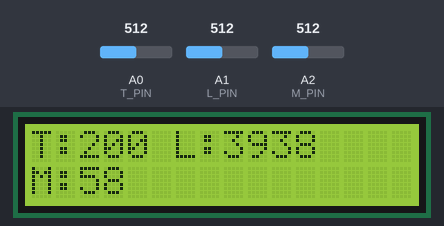
The sketch below on a simulated Arduino Uno, built with avr-gcc and run on an emulated ATmega328P. On the bench: 16×2 character LCD. The test bench sets the inputs (shaded band); at power-on: A0 (T_PIN) = 512, A1 (L_PIN) = 512, A2 (M_PIN) = 512. What the sketch prints to the serial monitor is not drawn.

Above: at 1.2 s.
1.3 s: A0 (T_PIN) set to 716
At 2.7 s:
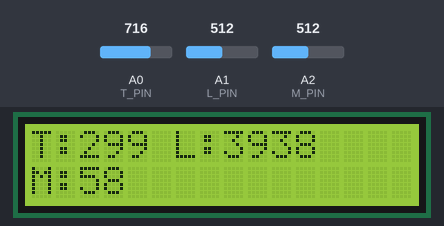
3.1 s: A1 (L_PIN) set to 716
At 5.2 s:
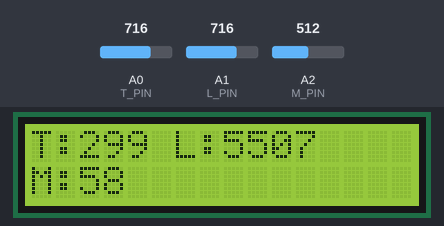
5.6 s: A2 (M_PIN) set to 716
At 7.7 s:
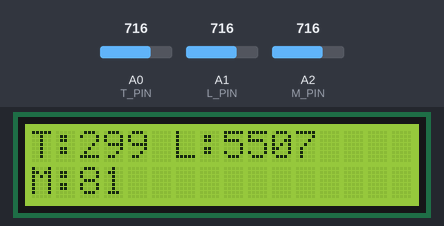
8.3 s: A0 (T_PIN) set to 900
At 10.5 s:
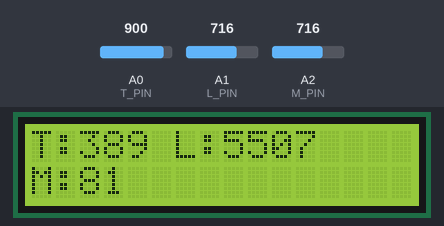
10.8 s: A1 (L_PIN) set to 900
At 13.0 s:
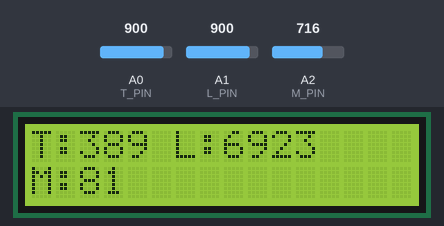
13.5 s: A2 (M_PIN) set to 900
At 15.5 s:
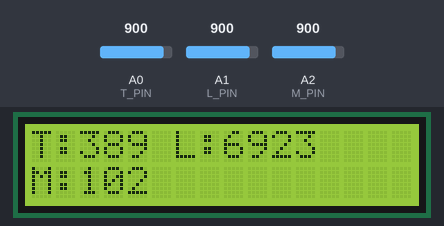
Timing chart, 0 to 17.0 s (numbered marks = the images above; inputs shaded):
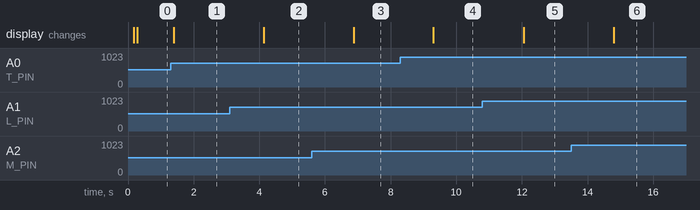

The sketch:

Code.ino
```cpp
#include <Adafruit_LiquidCrystal.h>
#define T_PIN A0
#define L_PIN A1
#define M_PIN A2
Adafruit_LiquidCrystal lcd(0);

class Sensors {
public:
  int t, l, m;
  static const char* n[];
  static const char* u[];
  static const char* ln[];

  Sensors() : t(0), l(0), m(0) {}

  void take() {
    t = map(analogRead(T_PIN), 20, 358, -40, 125);
    l = map(analogRead(L_PIN), 0, 13, 0, 100);
    m = map(analogRead(M_PIN), 0, 876, 0, 100);
  }

  void genData(int* b) {
    int d[] = {t, l, m};
    for(int i = 0; i < 3; i++) b[i] = d[i];
  }

  void print_lcd() {
    int d[3];
    genData(d);
    lcd.setCursor(0,0);
    for(int i = 0; i < 3; i++) {
      if(i == 2) lcd.setCursor(0,1);
      lcd.print(ln[i]);
      lcd.print(d[i]);
      lcd.print(" ");
      delay(100);
    }
  }

  void print_serial() {
    int d[3];
    genData(d);
    for(int i = 0; i < 3; i++) {
      Serial.print("[INFO] ");
      Serial.print(n[i]);
      Serial.print(": ");
      Serial.print(d[i]);
      Serial.println(u[i]);
    }
    Serial.println();
  }

  void copy(const Sensors& o) {
    t = o.t; l = o.l; m = o.m;
  }
};

//Define static members outside the class
const char* Sensors::n[]  = {"Temp", "Light", "Moist"};
const char* Sensors::u[]  = {"*C", "%", "%"};
const char* Sensors::ln[] = {"T:", "L:", "M:"};

//Now you can declare objects
Sensors now, prev;

void setup() {
  Serial.begin(9600);
  lcd.begin(16, 2);
  Serial.println("92100588034");
}

void loop() {
  now.take();
  if(prev.m > 99 && now.m < 100) lcd.clear();
  now.print_lcd();
  prev.copy(now);
  delay(1000);
}
```

Measured:
- after the input at 1.3 s, the display: changes after 0.09 s (image 1)
- after the input at 3.1 s, the display: changes after 1.0 s (image 2)
- after the input at 5.6 s, the display: changes after 1.3 s (image 3)
- after the input at 8.3 s, the display: changes after 1.0 s (image 4)
- after the input at 10.8 s, the display: changes after 1.2 s (image 5)
- after the input at 13.5 s, the display: changes after 1.3 s (image 6)
